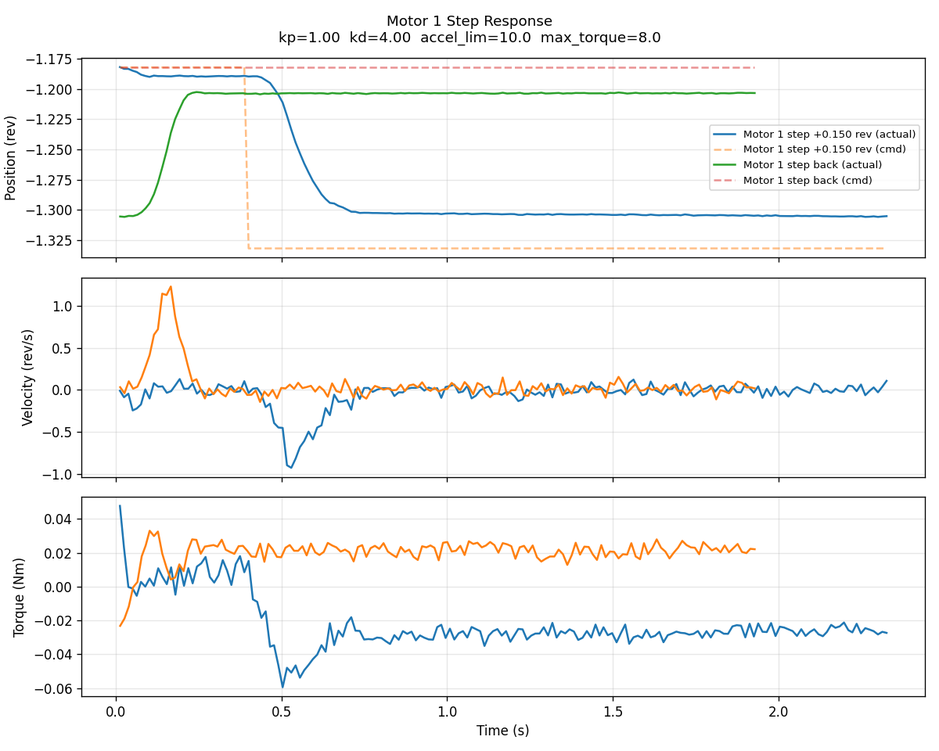
#> input picture motor_code/arbitrary_move/tune_motor_1_step_response.png, 939 x 751 px, shrunk from 1200 x 960 before the run
$ python -i vision_utils.py   (imports and definitions only)
#> lines starting #> are read from the running program, lines starting #| are printed output that depends on the picture; after the words box and inside, x2 and y2 are one past the last pixel; in counts of white or black regions, pixels touching at a corner belong together
#> further down, picture is the input picture: shape (751, 939, 3); mean B, G, R 246.5, 246.9, 246.9
"""
Shared vision utilities: blue-feature detection for on-site calibration,
homography I/O, pixel <-> world-mm conversion, and top-down warping.
"""

from __future__ import annotations

import os
from dataclasses import dataclass
from typing import List, Optional, Tuple

import cv2 as cv
import numpy as np

import table_config as tc


# ---------------------------------------------------------------------------
# Image rotation used by the camera pipeline (kept here so both the main FSM
# and the calibration script apply the *identical* transform before any
# coordinate work -- otherwise the homography would be meaningless).
# ---------------------------------------------------------------------------
CAMERA_ROTATION_DEG = -180.6


# [12 lines left out: function rotate_image, not called in this run]


# ---------------------------------------------------------------------------
# Blue-feature detection
# ---------------------------------------------------------------------------

@dataclass
class LineFeature:
    """A detected blue line. `p1` / `p2` are the two endpoints (pixel coords),
    ordered so that `p1.y < p2.y` (i.e. p1 is the 'top' endpoint in image)."""
    p1: Tuple[float, float]
    p2: Tuple[float, float]
    center: Tuple[float, float]
    length: float


@dataclass
class BlueFeatures:
    """Result of detecting the three blue lines + circle + dot in a frame."""
    lines_sorted_by_x: List[LineFeature]    # length 3; leftmost first
    circle_center: Tuple[float, float]
    circle_radius: float
    dot_center: Tuple[float, float]


def build_blue_mask(frame_bgr: np.ndarray) -> np.ndarray:
    """Return a cleaned-up binary mask of blue pixels."""
    hsv = cv.cvtColor(frame_bgr, cv.COLOR_BGR2HSV)
#> hsv: shape (751, 939, 3); mean H, S, V 3.4, 4.4, 248.7
    mask = cv.inRange(hsv, np.array(tc.BLUE_HSV_LOWER), np.array(tc.BLUE_HSV_UPPER))
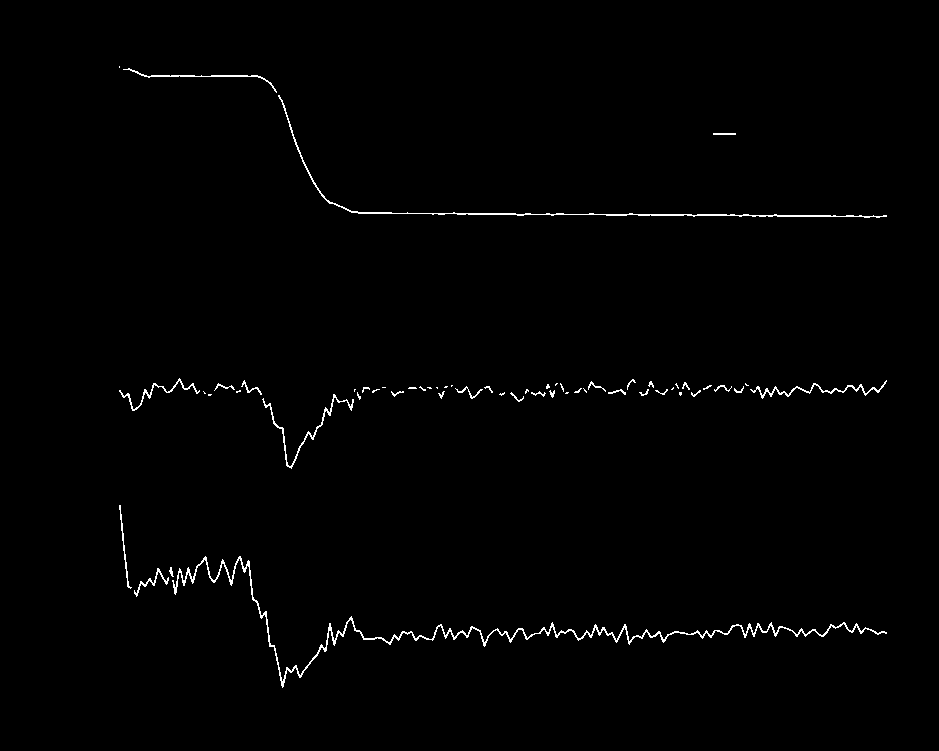
#> mask: shape (751, 939); 0.9% white in thin lines or dots, all inside (x1, y1, x2, y2) = (119, 66, 887, 688)
    # Close small gaps inside lines, then remove tiny speckle noise.
    k = cv.getStructuringElement(cv.MORPH_ELLIPSE, (3, 3))
    mask = cv.morphologyEx(mask, cv.MORPH_CLOSE, k, iterations=2)
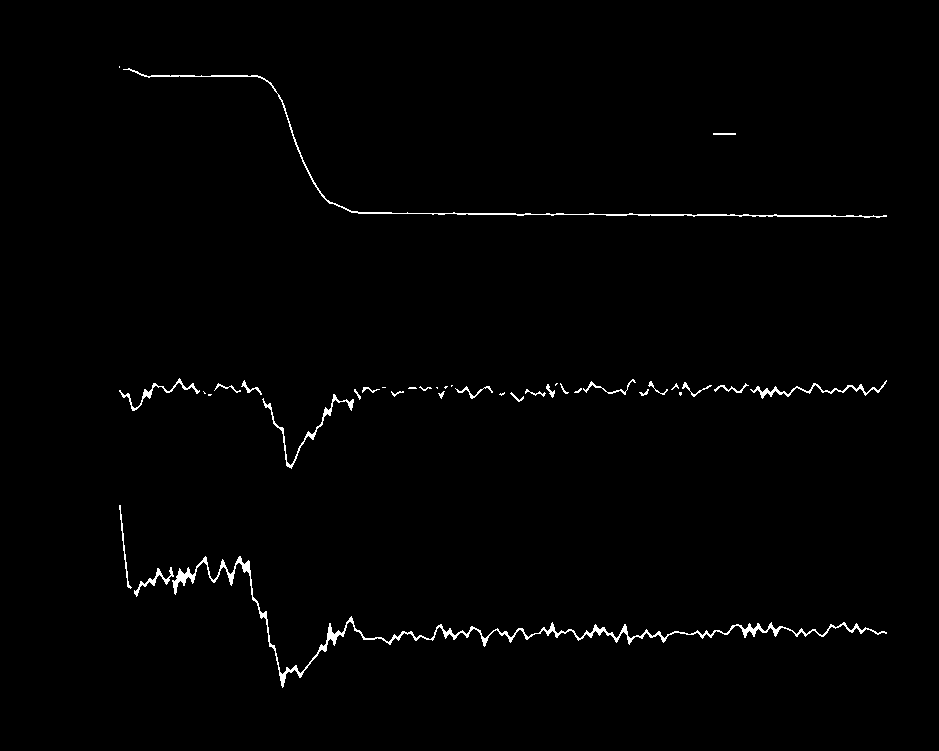
#> mask: shape (751, 939); 1% white in thin lines or dots, all inside (x1, y1, x2, y2) = (119, 66, 887, 688)
    mask = cv.morphologyEx(mask, cv.MORPH_OPEN, k, iterations=1)
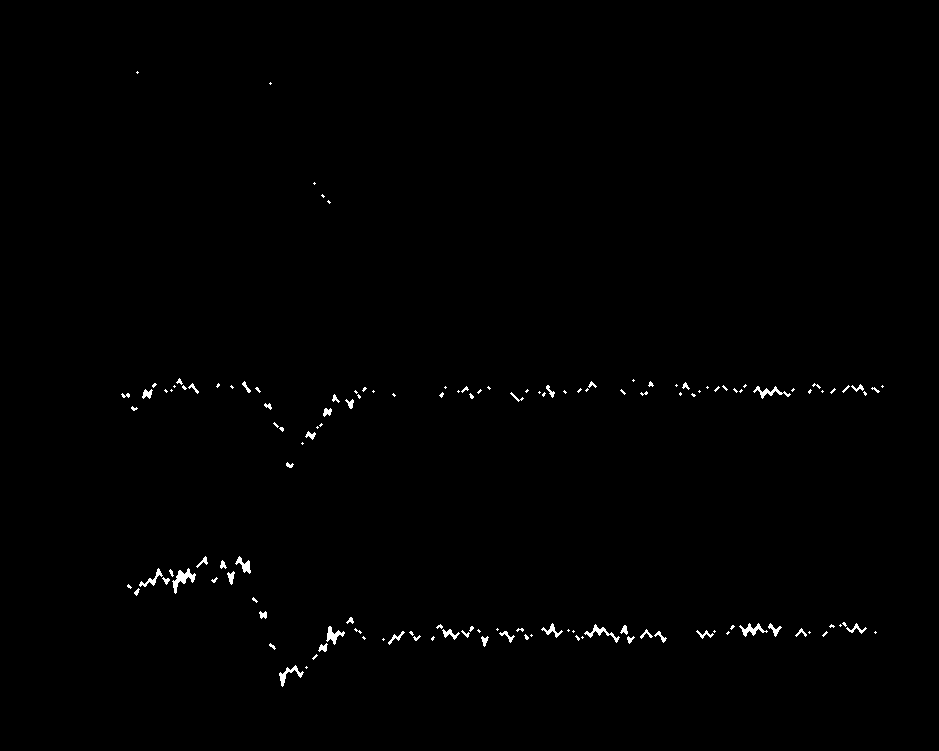
#> mask: shape (751, 939); 0.56% white; 139 white regions (86 under 20 px)
    return mask


# [19 lines left out: function _contour_endpoints_from_min_area_rect, not called in this run]


def detect_blue_features(frame_bgr: np.ndarray) -> Optional[BlueFeatures]:
    """
    Detect the three blue lines, the centre circle, and the centre dot.
    Returns None if the scene cannot be classified with confidence.
    """
    mask = build_blue_mask(frame_bgr)
    h, w = mask.shape[:2]
    img_area = h * w

    contours, _ = cv.findContours(mask, cv.RETR_EXTERNAL, cv.CHAIN_APPROX_NONE)
#> contours = 139 contours, 100 with area under 20; largest, box (x1, y1, x2, y2) and area: (172, 568, 196, 594) 181, (326, 626, 345, 645) 117, (584, 624, 620, 643) 114, (739, 623, 768, 637) 114, (279, 665, 304, 687) 112
    if len(contours) < 4:
        return None

    # Classify every contour.
    line_candidates = []
    dot_candidates = []
    circle_candidates = []

    for c in contours:
        area = cv.contourArea(c)
        if area < 50:
            continue  # noise

        # Shape descriptors.
        perim = cv.arcLength(c, True)
        if perim <= 0:
            continue
        circularity = 4.0 * np.pi * area / (perim * perim)     # 1.0 for a perfect circle

        (cx, cy), _radius = cv.minEnclosingCircle(c)
        rect = cv.minAreaRect(c)
        (w_rect, h_rect) = rect[1]
        if min(w_rect, h_rect) <= 0:
            continue
        aspect = max(w_rect, h_rect) / min(w_rect, h_rect)

        # Long, thin -> line.
        if aspect > 6.0 and max(w_rect, h_rect) > 0.15 * min(h, w):
            p1, p2, length = _contour_endpoints_from_min_area_rect(c)
            # Order so p1 is the 'top' endpoint in image (smaller y).
            if p1[1] > p2[1]:
                p1, p2 = p2, p1
            line_candidates.append(
                LineFeature(p1=p1, p2=p2, center=(cx, cy), length=length)
            )
            continue

        # Round -> either circle outline or dot.
        if circularity > 0.55:
            # Circle outline is hollow, so its contour area is *small* relative
            # to its enclosing-circle area. The dot is filled, so area/enc ~1.
            enc_area = np.pi * _radius * _radius
            fill_ratio = area / enc_area if enc_area > 0 else 0.0
            if fill_ratio > 0.6:
                dot_candidates.append((cx, cy, _radius, area))
            else:
                circle_candidates.append((cx, cy, _radius, area))
#> this loop made 139 passes
#> area on passes 4, 7, 9, 20, 21, 23, 25, 28: 38, 22.5, 32.5, 34, 39.5, 42.5, 37, 28.5
#> after the loop, circle_candidates = []; dot_candidates = []; line_candidates = []

    if len(line_candidates) < 3 or not dot_candidates or not circle_candidates:
        return None

    # Pick the 3 longest line candidates (there may be duplicates from noise).
    line_candidates.sort(key=lambda L: L.length, reverse=True)
    lines = line_candidates[:3]
    # Re-sort the survivors by x position of their centre (leftmost first).
    lines.sort(key=lambda L: L.center[0])

    # Centre dot = smallest filled round blob that is *close to the middle*
    # of the three lines (it sits on the centre line).
    middle_line_cx = lines[1].center[0]
    dot_candidates.sort(
        key=lambda d: (abs(d[0] - middle_line_cx), d[3])  # close to centre line, then smaller
    )
    dot_cx, dot_cy, _dot_r, _dot_a = dot_candidates[0]

    # Centre circle = largest hollow round blob, which should also enclose the dot.
    circle_candidates.sort(key=lambda c: c[3], reverse=True)
    circ_cx, circ_cy, circ_r, _circ_a = circle_candidates[0]

    # Sanity check: dot should be inside the circle.
    if np.hypot(dot_cx - circ_cx, dot_cy - circ_cy) > circ_r:
        return None

    # Sanity check: middle line should pass *through* the dot (within a few px).
    mid_line = lines[1]
    if _perp_distance_point_to_segment((dot_cx, dot_cy), mid_line.p1, mid_line.p2) > 0.05 * max(h, w):
        return None

    return BlueFeatures(
        lines_sorted_by_x=lines,
        circle_center=(circ_cx, circ_cy),
        circle_radius=circ_r,
        dot_center=(dot_cx, dot_cy),
    )


# [159 lines left out: functions _perp_distance_point_to_segment, world_points_for_features, image_points_from_features, compute_homography, save_calibration, load_calibration and 3 more, not called in this run]


# ---------------------------------------------------------------------------
# Geometric helpers used by goal logic
# ---------------------------------------------------------------------------

def point_in_rect(x: float, y: float,
                  x_min: float, x_max: float, y_min: float, y_max: float) -> bool:
    return (x_min <= x <= x_max) and (y_min <= y <= y_max)


# [32 lines left out: function segment_hits_rect, not called in this run]

>>> import cv2
>>> picture = cv2.imread('../motor_code/arbitrary_move/tune_motor_1_step_response.png')
>>> result = detect_blue_features(picture)

$ run again, on motor_code/arbitrary_move/tune_xy_profiled_x.png
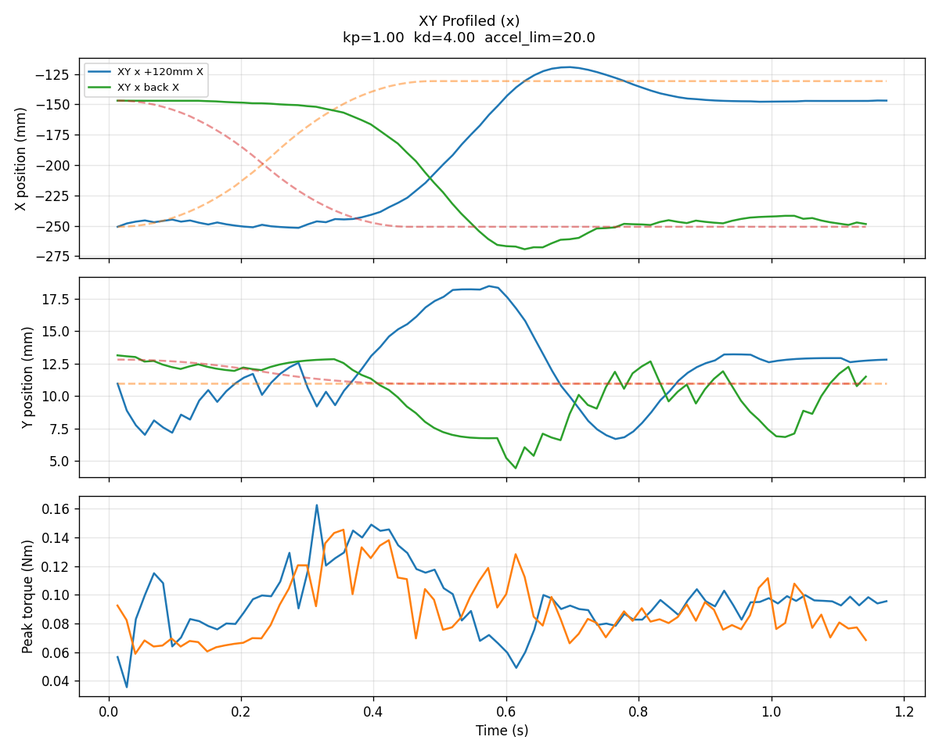
#> input picture motor_code/arbitrary_move/tune_xy_profiled_x.png, 939 x 751 px, shrunk from 1200 x 960 before the run
#> picture is the input picture: shape (751, 939, 3); mean B, G, R 246.4, 247.2, 246.8
#> hsv: shape (751, 939, 3); mean H, S, V 3.7, 4.6, 248.8
#> in build_blue_mask, `mask = cv.inRange(hsv, np.array(tc.BLUE_HSV_LOWER), np.array(tc.BLUE_H..`:
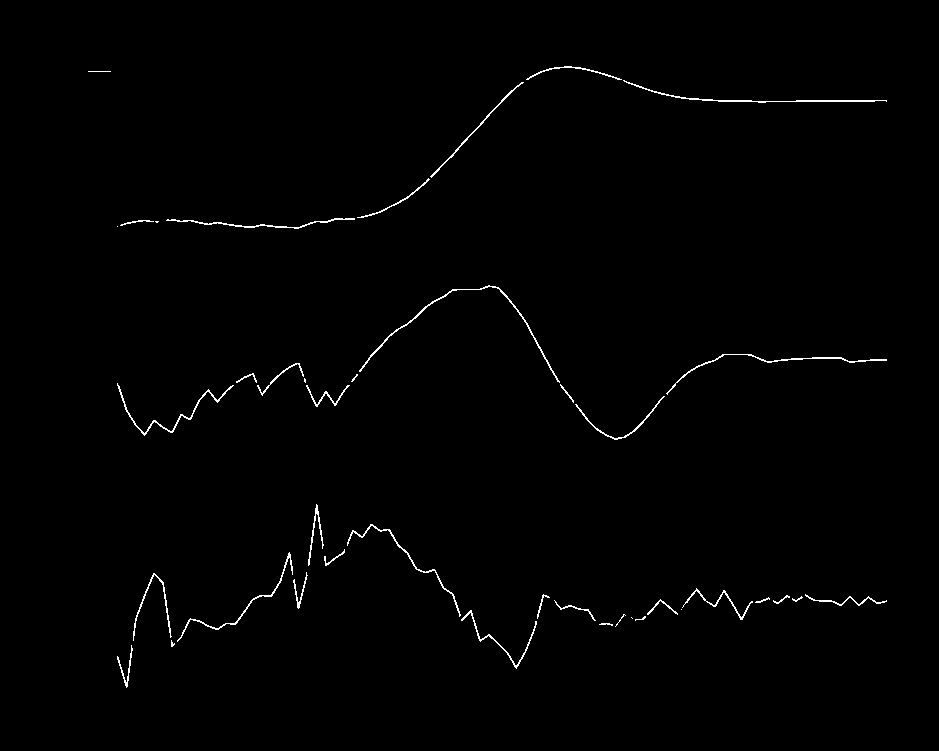
#> mask: shape (751, 939); 0.79% white in thin lines or dots, all inside (x1, y1, x2, y2) = (88, 66, 887, 688)
#> in build_blue_mask, `mask = cv.morphologyEx(mask, cv.MORPH_OPEN, k, iterations=1)`:
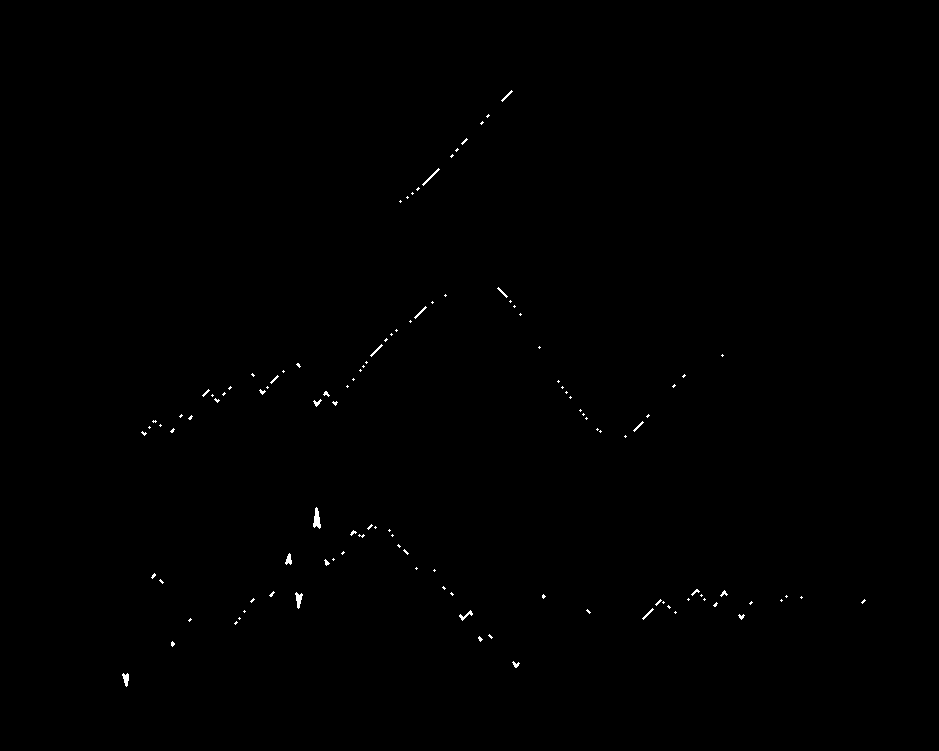
#> mask: shape (751, 939); 0.22% white in thin lines or dots, all inside (x1, y1, x2, y2) = (122, 90, 866, 687)
#> contours = 116 contours, 105 with area under 20; largest, box (x1, y1, x2, y2) and area: (313, 507, 321, 529) 82, (295, 592, 303, 609) 54, (122, 673, 129, 687) 45, (285, 553, 292, 565) 37, (459, 610, 473, 621) 33
#> the loop in detect_blue_features, `for c in contours:` made 116 passes
#> area on passes 1, 11, 14, 41: 45, 33, 20, 37
#> after the loop in detect_blue_features, `for c in contours:`: circle_candidates = []

$ run again, on motor_code/arbitrary_move/tune_xy_profiled_y.png
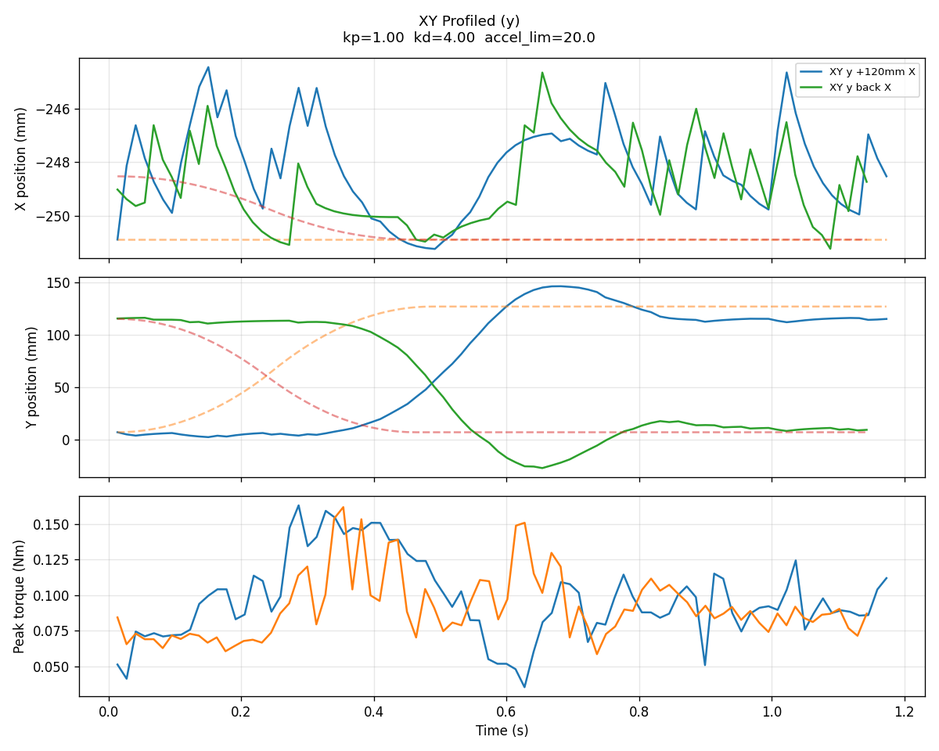
#> input picture motor_code/arbitrary_move/tune_xy_profiled_y.png, 939 x 751 px, shrunk from 1200 x 960 before the run
#> picture is the input picture: shape (751, 939, 3); mean B, G, R 245.8, 246.7, 245.7
#> hsv: shape (751, 939, 3); mean H, S, V 4.9, 6, 248.6
#> in build_blue_mask, `mask = cv.inRange(hsv, np.array(tc.BLUE_HSV_LOWER), np.array(tc.BLUE_H..`:
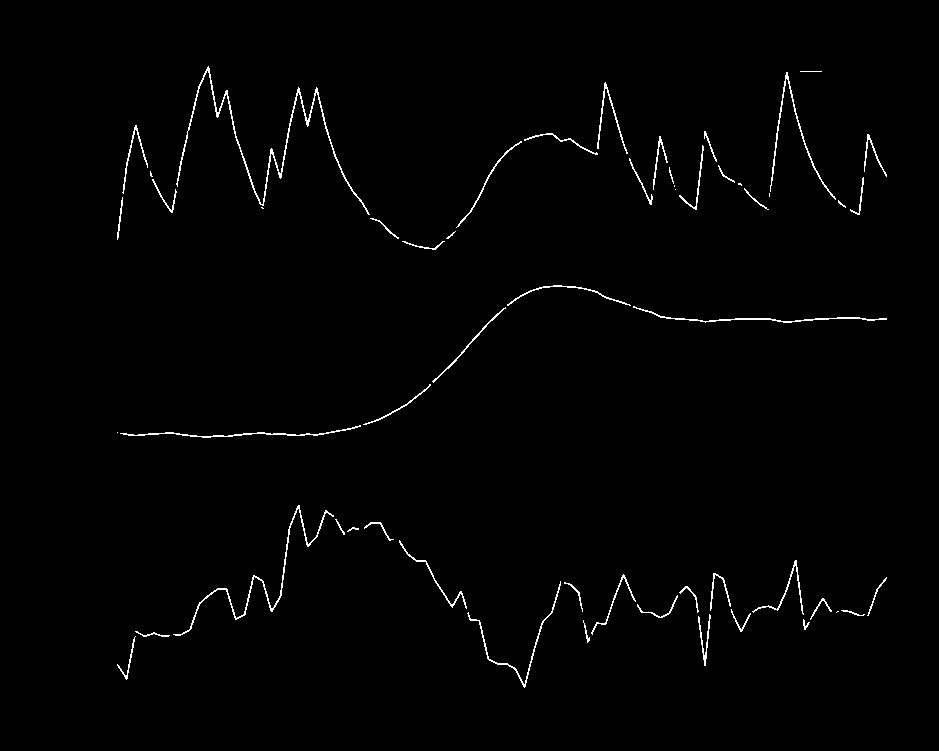
#> mask: shape (751, 939); 1.1% white in thin lines or dots, all inside (x1, y1, x2, y2) = (117, 66, 887, 688)
#> in build_blue_mask, `mask = cv.morphologyEx(mask, cv.MORPH_OPEN, k, iterations=1)`:
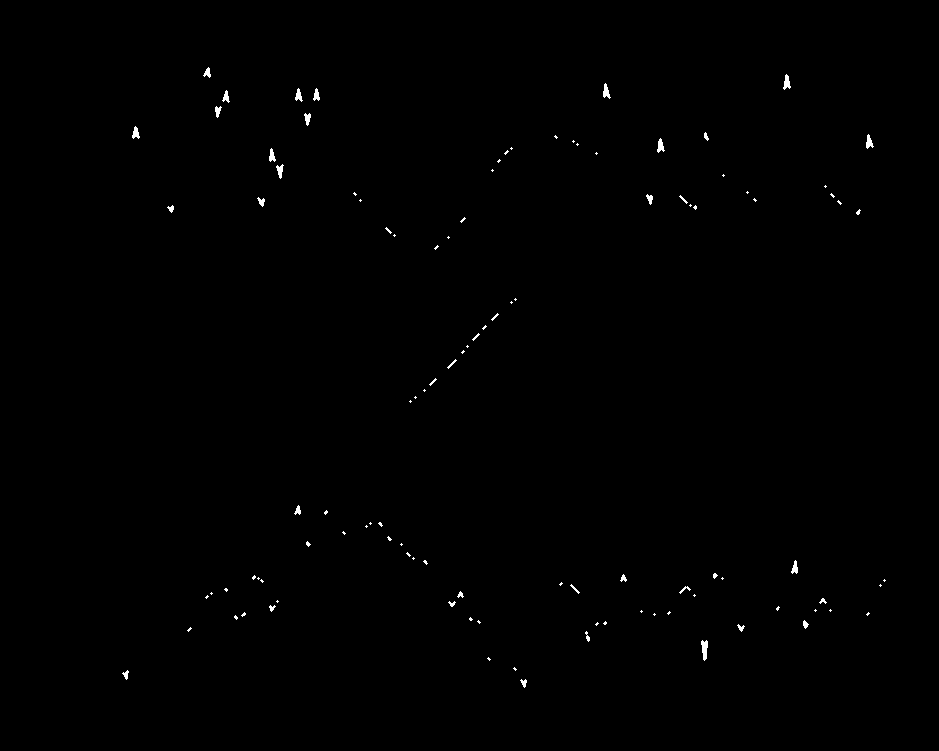
#> mask: shape (751, 939); 0.31% white; 109 white regions (72 under 20 px)
#> contours = 109 contours, 85 with area under 20; largest, box (x1, y1, x2, y2) and area: (701, 640, 708, 661) 77, (783, 74, 791, 90) 55, (603, 83, 611, 99) 52, (657, 138, 665, 153) 51, (866, 134, 874, 149) 50
#> the loop in detect_blue_features, `for c in contours:` made 109 passes
#> area on passes 1, 2, 8, 11, 41, 43, 55: 24, 24, 20, 23, 21, 43, 28
#> after the loop in detect_blue_features, `for c in contours:`: circle_candidates = []
